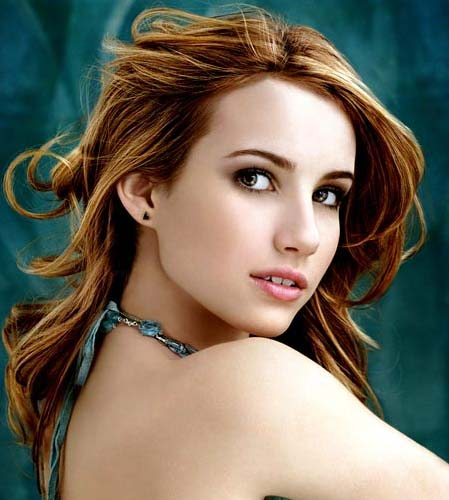
#> input picture homework/data/nms.jpg, 449 x 500 px
$ jupyter execute Day028_NMS_HW.ipynb   (shell and % lines are left out)
#> lines starting #> are read from the running program, lines starting #| are printed output that depends on the picture; after the words box and inside, x2 and y2 are one past the last pixel; in counts of white or black regions, pixels touching at a corner belong together
## 『本次練習內容』
#### 學習如何運用NMS來過濾預測框

## 『本次練習目的』
  #### 了解NMS是如何運作的
  #### 了解為什麼需要NMS來完成最終輸出結果

##### source:https://github.com/amusi/Non-Maximum-Suppression

[cell 1]
import cv2
import numpy as np
import matplotlib.pyplot as plt

def nms(bounding_boxes, confidence_score, threshold):
    # If no bounding boxes, return empty list
    if len(bounding_boxes) == 0:
        return [], []


    boxes = np.array(bounding_boxes)

    '''取出每一個BOX的 x1,y1,x2,y2'''
    start_x = boxes[:, 0]
    start_y = boxes[:, 1]
    end_x = boxes[:, 2]
    end_y = boxes[:, 3]

    # Confidence scores of bounding boxes
    score = np.array(confidence_score)

    '''預設list用來保存BBOX'''
    picked_boxes = []
    picked_score = []

    '''計算每一個BOX的面積'''
    areas = (end_x - start_x + 1) * (end_y - start_y + 1)
    '''排列BOX分數'''
    order = np.argsort(score)
    print(order)

    # Iterate bounding boxes
    while order.size > 0:
        # The index of largest confidence score
        '''當前confidence最大的預測框'''
        index = order[-1]

        # Pick the bounding box with largest confidence score
        '''保存這個BBOX'''
        picked_boxes.append(bounding_boxes[index])
        picked_score.append(confidence_score[index])

        # Compute ordinates of intersection-over-union(IOU)
        '''計算Boxes與最高分BOX之間的IOU'''
        x1 = np.maximum(start_x[index], start_x[order[:-1]])
        x2 = np.minimum(end_x[index], end_x[order[:-1]])
        y1 = np.maximum(start_y[index], start_y[order[:-1]])
        y2 = np.minimum(end_y[index], end_y[order[:-1]])

        # Compute areas of intersection-over-union
        w = np.maximum(0.0, x2 - x1 + 1)
        h = np.maximum(0.0, y2 - y1 + 1)
        intersection = w * h

        '''計算IOU'''
        ratio = intersection / (areas[index] + areas[order[:-1]] - intersection)

        '''重疊率小於預測threshold的Boxes要保存下來'''
        left = np.where(ratio < threshold)
        order = order[left]

    return picked_boxes, picked_score

## 參數設置

[cell 2]
# Image name
image_name = 'data/nms.jpg'

# Bounding boxes
bounding_boxes = [(200, 82, 350, 317), (180, 67, 305, 282), (200, 90, 368, 304)]
confidence_score = [0.9, 0.75, 0.8]

# Read image
image = cv2.imread(image_name)
#> image is the input picture: shape (500, 449, 3); mean B, G, R 91.7, 106.7, 114.2

# Copy image as original
org = image.copy()

# Draw parameters
font = cv2.FONT_HERSHEY_SIMPLEX
font_scale = 1
thickness = 2

'''IoU threshold :重疊超過多少就過濾掉'''
threshold = 0.5

## 經過NMS之前

[cell 3]
# Draw bounding boxes and confidence score
for (start_x, start_y, end_x, end_y), confidence in zip(bounding_boxes, confidence_score):
    (w, h), baseline = cv2.getTextSize(str(confidence), font, font_scale, thickness)
    cv2.rectangle(org, (start_x, start_y - (2 * baseline + 5)), (start_x + w, start_y), (0, 255, 255), -1)
    cv2.rectangle(org, (start_x, start_y), (end_x, end_y), (0, 255, 255), 2)
    cv2.putText(org, str(confidence), (start_x, start_y), font, font_scale, (0, 0, 0), thickness)
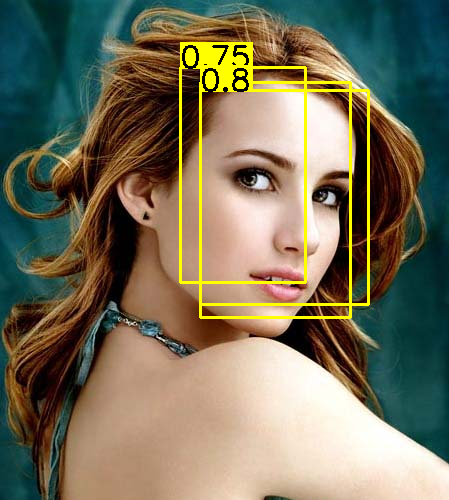
#> org: shape (500, 449, 3); 3.82% of pixels changed, all inside (x1, y1, x2, y2) = (179, 42, 370, 319)
# Show image
plt.imshow(org[:,:,::-1])
plt.show()

## 經過NMS之後

[cell 4]
# Run non-max suppression algorithm
picked_boxes, picked_score = nms(bounding_boxes, confidence_score, threshold)

# Draw bounding boxes and confidence score after non-maximum supression
for (start_x, start_y, end_x, end_y), confidence in zip(picked_boxes, picked_score):
    (w, h), baseline = cv2.getTextSize(str(confidence), font, font_scale, thickness)
    cv2.rectangle(image, (start_x, start_y - (2 * baseline + 5)), (start_x + w, start_y), (0, 255, 255), -1)
    cv2.rectangle(image, (start_x, start_y), (end_x, end_y), (0, 255, 255), 2)
    cv2.putText(image, str(confidence), (start_x, start_y), font, font_scale, (0, 0, 0), thickness)
#> this loop made 1 pass
#> (w, h, baseline) on pass 1: (52, 22, 10)
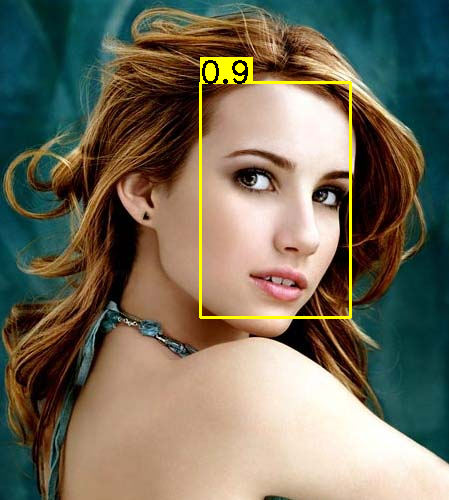
#> image: shape (500, 449, 3); 1.59% of pixels changed, all inside (x1, y1, x2, y2) = (199, 57, 352, 319)

plt.imshow(image[:,:,::-1])
plt.show()

$ run again, with homework/data/dog_.jpg copied over homework/data/nms.jpg
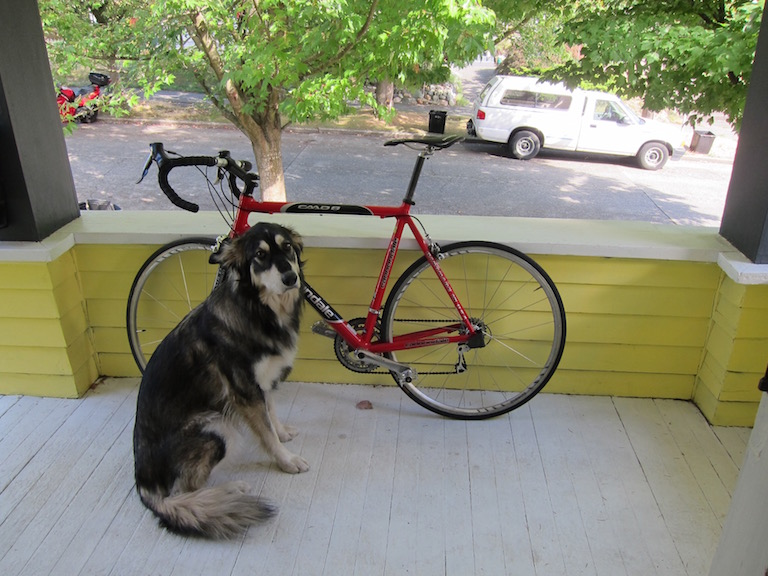
#> input picture homework/data/dog_.jpg, 768 x 576 px
#> image is the input picture: shape (576, 768, 3); mean B, G, R 114.1, 135.7, 134.4
#> after the loop `for (start_x, start_y, end_x, end_y), confidence in zip(bounding_boxes..`:
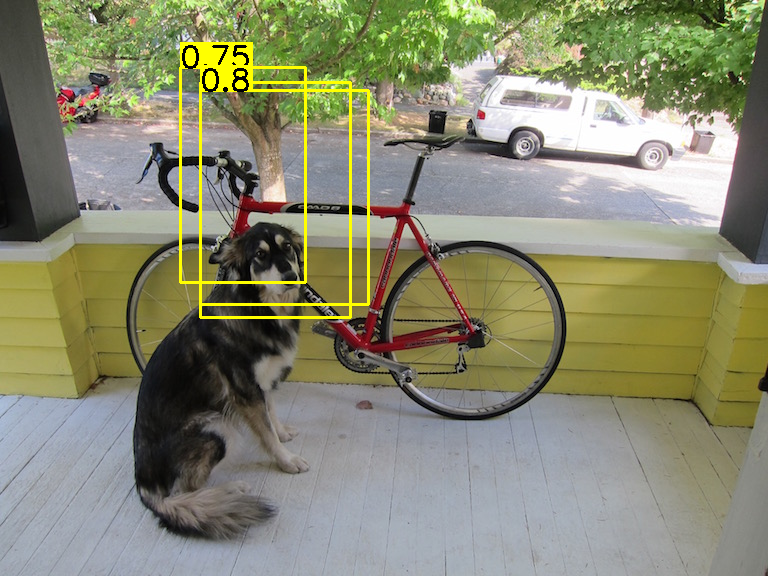
#> org: shape (576, 768, 3); 1.94% of pixels changed, all inside (x1, y1, x2, y2) = (179, 42, 370, 319)
#> the loop `for (start_x, start_y, end_x, end_y), confidence in zip(picked_boxes, ..` made 1 pass
#> (w, h, baseline) on pass 1: (52, 22, 10)
#> after the loop `for (start_x, start_y, end_x, end_y), confidence in zip(picked_boxes, ..`:
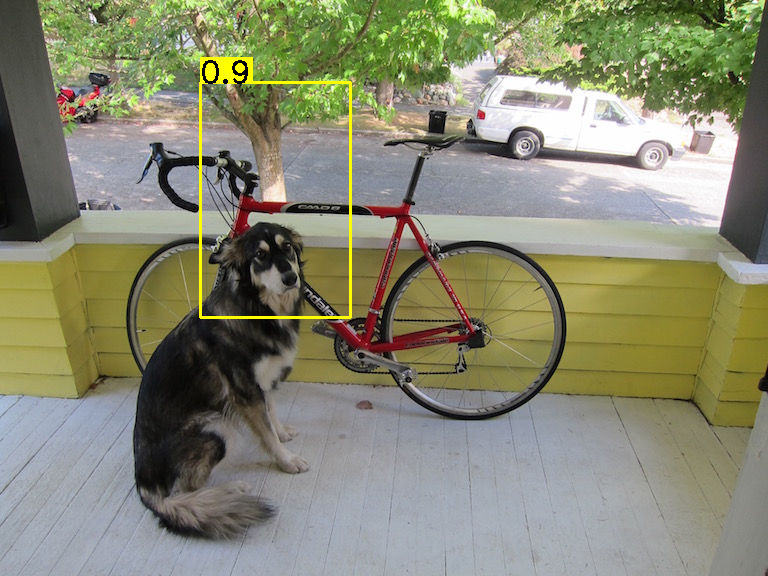
#> image: shape (576, 768, 3); 0.81% of pixels changed, all inside (x1, y1, x2, y2) = (199, 57, 352, 319)
